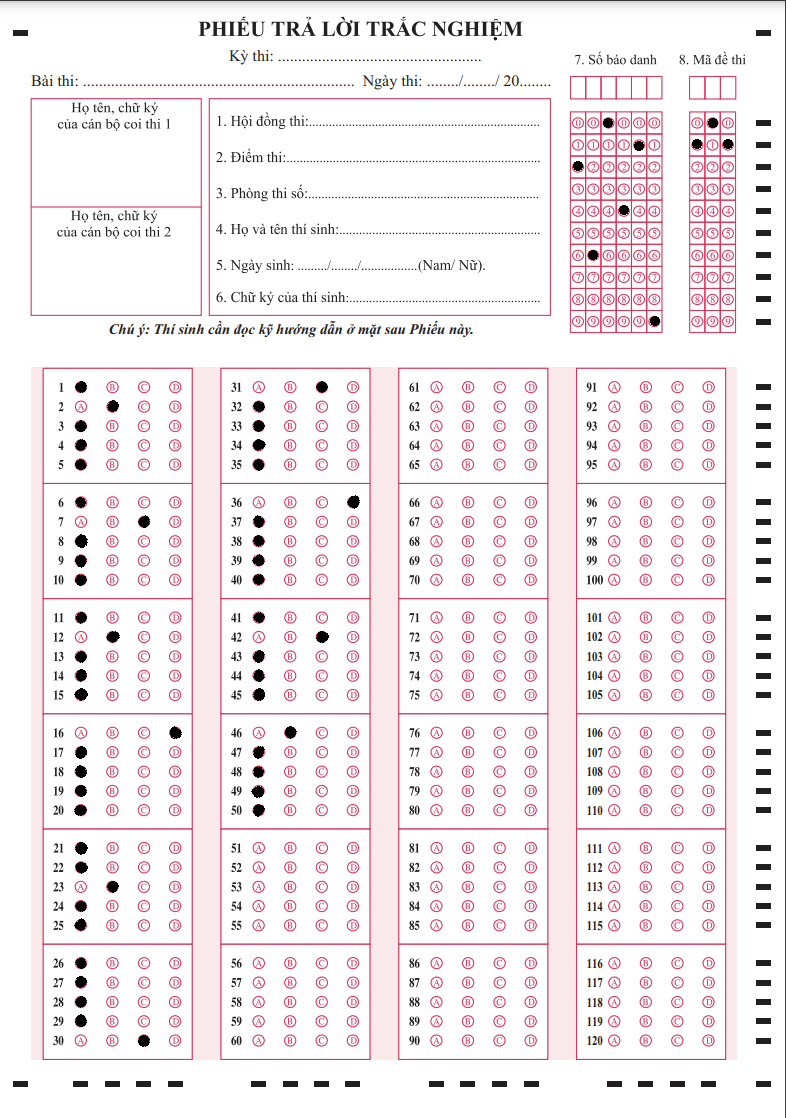
#> input picture omr-backend/images_test/101_9d.png, 786 x 1118 px
$ python -i DetechID.py   (imports and definitions only)
#> lines starting #> are read from the running program, lines starting #| are printed output that depends on the picture
#> further down, picture is the input picture: shape (1118, 786, 3); mean B, G, R 237.9, 235.7, 245.7
import os
os.environ["KMP_DUPLICATE_LIB_OK"] = "TRUE"

import cv2
from ultralytics import YOLO

# ==== CẤU HÌNH ====
model_path = 'runs/detect/omr_yolov8_model14/weights/best.pt'
input_dir = 'images_test'
output_dir = 'output'
cropped_col_dir = 'cropped_outputs/column'
conf_threshold = 0.3

# [2 lines not run here, left out]
# [1 line that did not run here, left out]

# ==== Hàm phát hiện các bubble đã tô trong cột ====
def detect_filled_bubbles_in_column(col_img, num_rows=10, threshold_black=60, min_black_pixels=50):
#> called with num_rows = 10, threshold_black = 60, min_black_pixels = 50
    h = col_img.shape[0] // num_rows
#> h = 111
    gray = cv2.cvtColor(col_img, cv2.COLOR_BGR2GRAY)
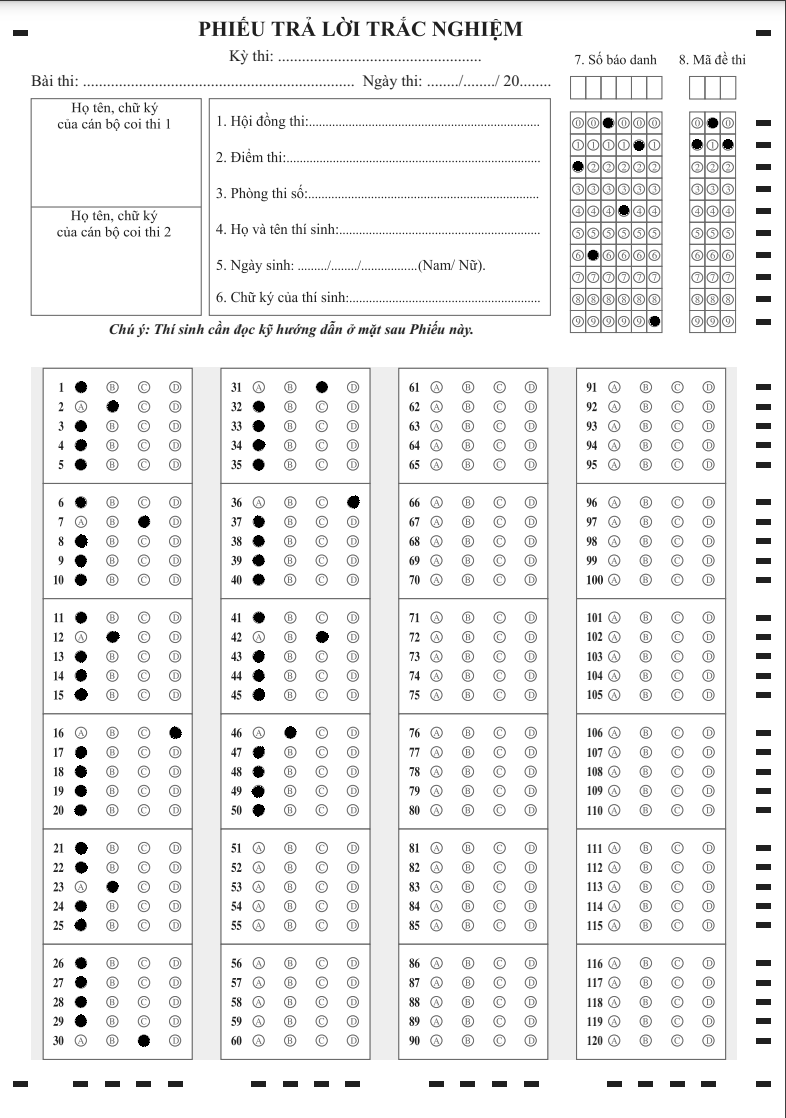
#> gray: shape (1118, 786); min 0, max 255, mean 238.9
    filled_rows = []
    for i in range(num_rows):
        y1 = i * h
        y2 = (i + 1) * h
        row_crop = gray[y1:y2, :]
        black_pixel_count = cv2.countNonZero(cv2.inRange(row_crop, 0, threshold_black))
        if black_pixel_count > min_black_pixels:
            filled_rows.append((i, black_pixel_count))
#> this loop made 10 passes
#> black_pixel_count on passes 1 to 10: 2533, 1488, 1470, 1252, 1661, 1818, 1900, 1517, 1176, 2444
#> pass 1, in detect_filled_bubbles_in_column, `row_crop = gray[y1:y2, :]`:
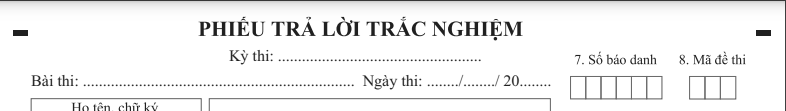
#> row_crop: shape (111, 786); min 32, max 255, mean 240.4
#> pass 2, in detect_filled_bubbles_in_column, `row_crop = gray[y1:y2, :]`:
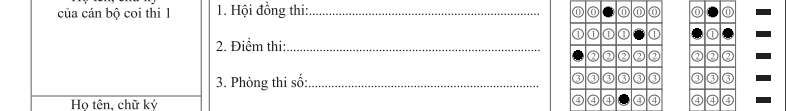
#> row_crop: shape (111, 786); min 0, max 255, mean 239.3
#> pass 3, in detect_filled_bubbles_in_column, `row_crop = gray[y1:y2, :]`:
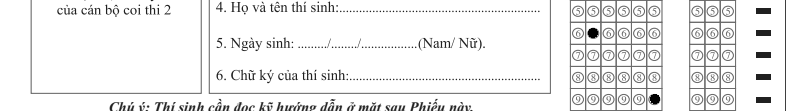
#> row_crop: shape (111, 786); min 0, max 255, mean 237.6
#> after the loop:
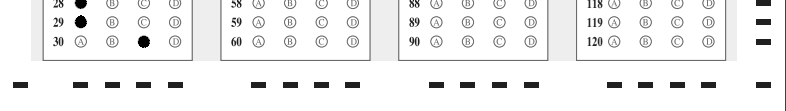
#> row_crop: shape (111, 786); min 0, max 255, mean 240.7
#> after the loop, filled_rows = [(0, 2533), (1, 1488), (2, 1470), (3, 1252), (4, 1661), (5, 1818), (6, 1900), (7, 1517), (8, 1176), (9, 2444)]
    return filled_rows

# ==== Xử lý tất cả ảnh ====
# [53 lines not run here, left out]

>>> import cv2
>>> picture = cv2.imread('images_test/101_9d.png')
>>> result = detect_filled_bubbles_in_column(picture)
#> result has the same summary as filled_rows in detect_filled_bubbles_in_column

$ run again, on omr-backend/images_test/1751182299761_106.png
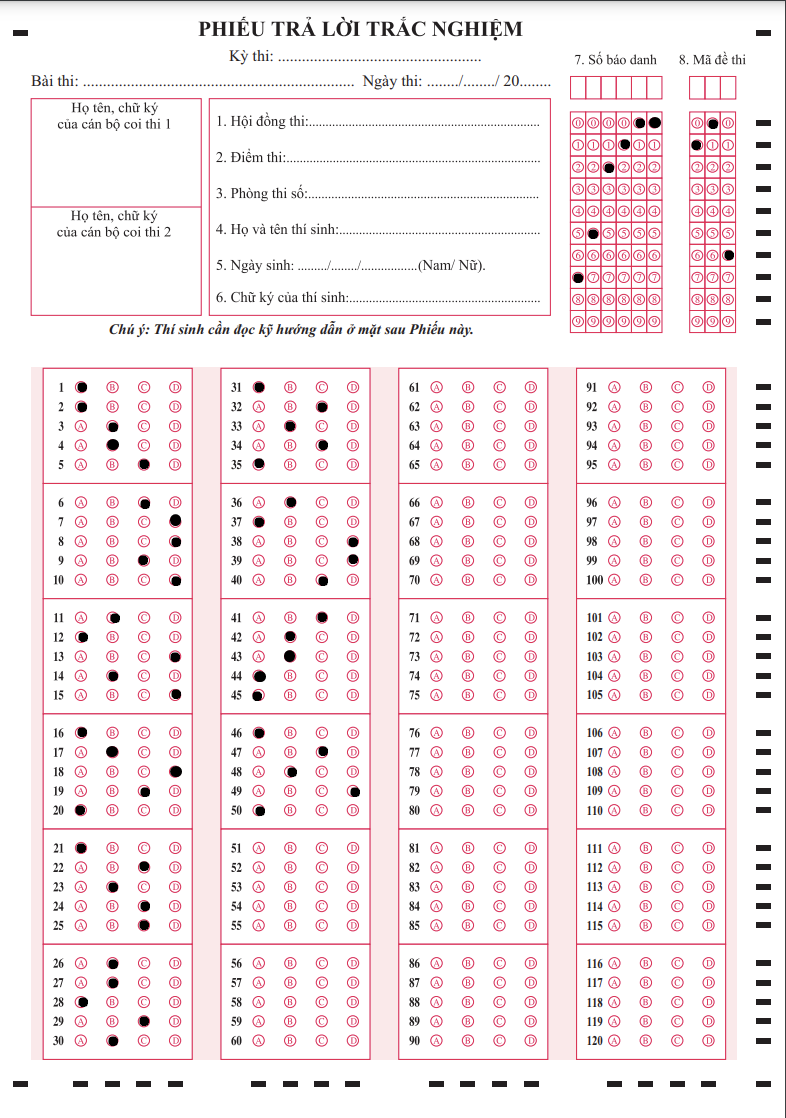
#> input picture omr-backend/images_test/1751182299761_106.png, 786 x 1118 px
#> picture is the input picture: shape (1118, 786, 3); mean B, G, R 238.2, 236, 246
#> in detect_filled_bubbles_in_column, `gray = cv2.cvtColor(col_img, cv2.COLOR_BGR2GRAY)`:
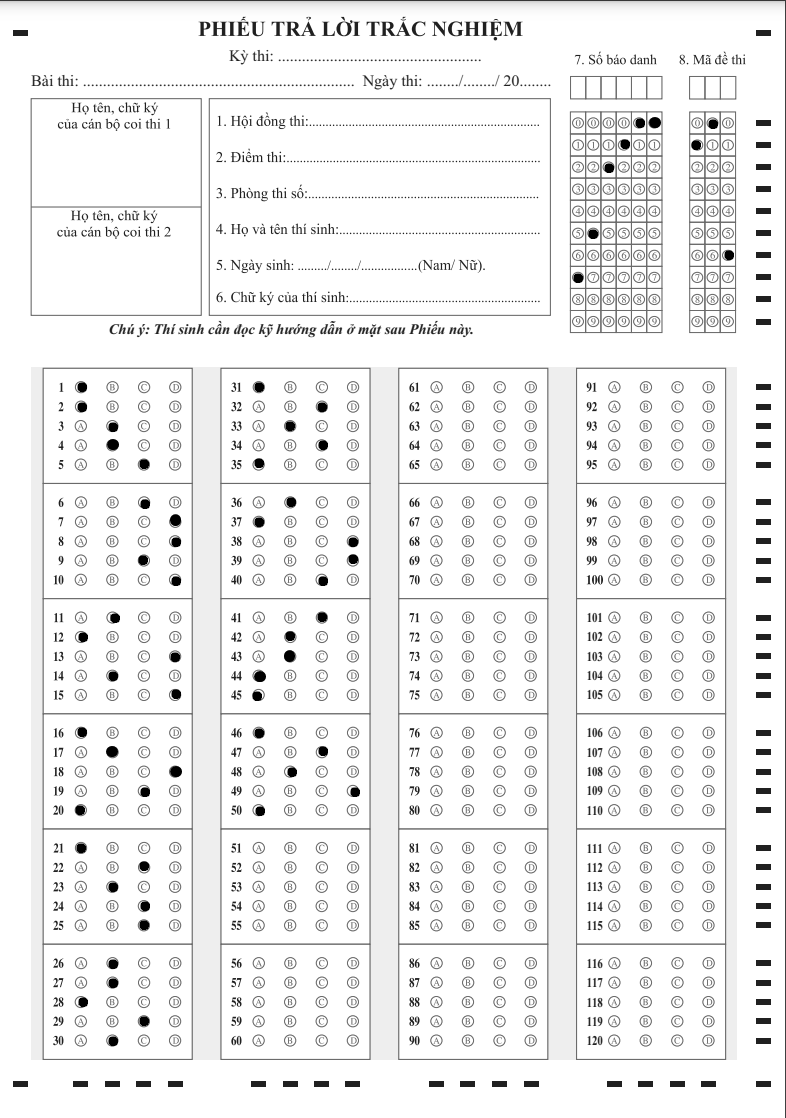
#> gray: shape (1118, 786); min 0, max 255, mean 239.2
#> the loop in detect_filled_bubbles_in_column, `for i in range(num_rows):` made 10 passes
#> black_pixel_count on passes 1 to 8: 2533, 1374, 1518, 1059, 1405, 1530, 1610, 1244
#> after the loop in detect_filled_bubbles_in_column, `for i in range(num_rows):`:
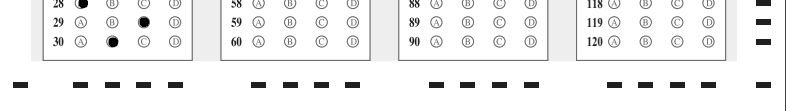
#> row_crop: shape (111, 786); min 0, max 255, mean 240.8
#> after the loop in detect_filled_bubbles_in_column, `for i in range(num_rows):`: filled_rows = [(0, 2533), (1, 1374), (2, 1518), (3, 1059), (4, 1405), (5, 1530), (6, 1610), (7, 1244), (8, 1040), (9, 2347)]
#> result has the same summary as filled_rows in detect_filled_bubbles_in_column
